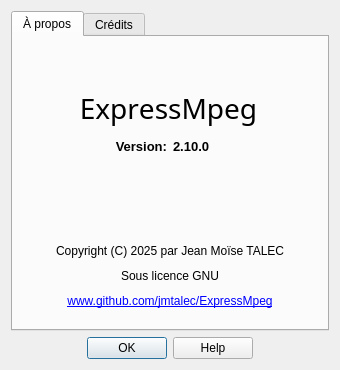
<?xml version="1.0" encoding="UTF-8"?>
<ui version="4.0">
 <class>Dialog</class>
 <widget class="QDialog" name="Dialog">
  <property name="geometry">
   <rect>
    <x>0</x>
    <y>0</y>
    <width>340</width>
    <height>370</height>
   </rect>
  </property>
  <property name="minimumSize">
   <size>
    <width>340</width>
    <height>370</height>
   </size>
  </property>
  <property name="maximumSize">
   <size>
    <width>340</width>
    <height>370</height>
   </size>
  </property>
  <property name="windowTitle">
   <string>À propos</string>
  </property>
  <property name="windowIcon">
   <iconset resource="source.qrc">
    <normaloff>:/root/src/help.png</normaloff>:/root/src/help.png</iconset>
  </property>
  <layout class="QVBoxLayout" name="verticalLayout">
   <item>
    <widget class="QTabWidget" name="tabWidget">
     <property name="cursor">
      <cursorShape>ArrowCursor</cursorShape>
     </property>
     <property name="currentIndex">
      <number>0</number>
     </property>
     <widget class="QWidget" name="tab">
      <attribute name="title">
       <string>À propos</string>
      </attribute>
      <layout class="QGridLayout" name="gridLayout">
       <property name="leftMargin">
        <number>34</number>
       </property>
       <property name="rightMargin">
        <number>34</number>
       </property>
       <property name="bottomMargin">
        <number>9</number>
       </property>
       <item row="1" column="0" colspan="2">
        <widget class="QFrame" name="frame_2">
         <property name="minimumSize">
          <size>
           <width>0</width>
           <height>0</height>
          </size>
         </property>
         <property name="frameShape">
          <enum>QFrame::NoFrame</enum>
         </property>
         <property name="frameShadow">
          <enum>QFrame::Raised</enum>
         </property>
         <layout class="QVBoxLayout" name="verticalLayout_3">
          <property name="spacing">
           <number>0</number>
          </property>
          <property name="leftMargin">
           <number>0</number>
          </property>
          <property name="topMargin">
           <number>0</number>
          </property>
          <property name="rightMargin">
           <number>3</number>
          </property>
          <property name="bottomMargin">
           <number>3</number>
          </property>
          <item>
           <widget class="QFrame" name="frame">
            <property name="frameShape">
             <enum>QFrame::NoFrame</enum>
            </property>
            <property name="frameShadow">
             <enum>QFrame::Raised</enum>
            </property>
            <layout class="QHBoxLayout" name="horizontalLayout">
             <item>
              <widget class="QLabel" name="label">
               <property name="maximumSize">
                <size>
                 <width>100</width>
                 <height>100</height>
                </size>
               </property>
               <property name="text">
                <string/>
               </property>
               <property name="pixmap">
                <pixmap resource="source.qrc">:/favicon/favicon/favicon128.png</pixmap>
               </property>
               <property name="scaledContents">
                <bool>true</bool>
               </property>
               <property name="alignment">
                <set>Qt::AlignHCenter|Qt::AlignTop</set>
               </property>
               <property name="textInteractionFlags">
                <set>Qt::LinksAccessibleByMouse</set>
               </property>
              </widget>
             </item>
            </layout>
           </widget>
          </item>
          <item>
           <widget class="QLabel" name="label_2">
            <property name="minimumSize">
             <size>
              <width>0</width>
              <height>0</height>
             </size>
            </property>
            <property name="maximumSize">
             <size>
              <width>16777215</width>
              <height>95</height>
             </size>
            </property>
            <property name="font">
             <font>
              <family>Helvetica Rounded</family>
              <pointsize>21</pointsize>
              <italic>false</italic>
              <bold>false</bold>
              <underline>false</underline>
              <strikeout>false</strikeout>
              <kerning>false</kerning>
             </font>
            </property>
            <property name="cursor">
             <cursorShape>IBeamCursor</cursorShape>
            </property>
            <property name="styleSheet">
             <string notr="true"/>
            </property>
            <property name="text">
             <string>ExpressMpeg</string>
            </property>
            <property name="alignment">
             <set>Qt::AlignCenter</set>
            </property>
            <property name="textInteractionFlags">
             <set>Qt::TextBrowserInteraction</set>
            </property>
           </widget>
          </item>
         </layout>
        </widget>
       </item>
       <item row="2" column="1">
        <widget class="QLabel" name="label_3">
         <property name="font">
          <font>
           <pointsize>10</pointsize>
           <bold>true</bold>
          </font>
         </property>
         <property name="cursor">
          <cursorShape>IBeamCursor</cursorShape>
         </property>
         <property name="text">
          <string>2.10.0</string>
         </property>
         <property name="alignment">
          <set>Qt::AlignLeading|Qt::AlignLeft|Qt::AlignTop</set>
         </property>
         <property name="textInteractionFlags">
          <set>Qt::TextBrowserInteraction</set>
         </property>
        </widget>
       </item>
       <item row="2" column="0">
        <widget class="QLabel" name="label_6">
         <property name="font">
          <font>
           <pointsize>10</pointsize>
           <bold>true</bold>
          </font>
         </property>
         <property name="cursor">
          <cursorShape>IBeamCursor</cursorShape>
         </property>
         <property name="text">
          <string>Version:</string>
         </property>
         <property name="alignment">
          <set>Qt::AlignRight|Qt::AlignTop|Qt::AlignTrailing</set>
         </property>
         <property name="textInteractionFlags">
          <set>Qt::TextBrowserInteraction</set>
         </property>
        </widget>
       </item>
       <item row="3" column="0" colspan="2">
        <widget class="QFrame" name="frame_3">
         <property name="frameShape">
          <enum>QFrame::NoFrame</enum>
         </property>
         <property name="frameShadow">
          <enum>QFrame::Raised</enum>
         </property>
         <layout class="QVBoxLayout" name="verticalLayout_2">
          <item>
           <widget class="QLabel" name="label_5">
            <property name="cursor">
             <cursorShape>IBeamCursor</cursorShape>
            </property>
            <property name="text">
             <string>Copyright (C) 2025 par Jean Moïse TALEC</string>
            </property>
            <property name="alignment">
             <set>Qt::AlignCenter</set>
            </property>
            <property name="textInteractionFlags">
             <set>Qt::TextBrowserInteraction</set>
            </property>
           </widget>
          </item>
          <item>
           <widget class="QLabel" name="label_4">
            <property name="text">
             <string>&lt;html&gt;&lt;head/&gt;&lt;body&gt;&lt;p&gt;Sous licence GNU&lt;/p&gt;&lt;/body&gt;&lt;/html&gt;</string>
            </property>
            <property name="alignment">
             <set>Qt::AlignCenter</set>
            </property>
            <property name="openExternalLinks">
             <bool>true</bool>
            </property>
            <property name="textInteractionFlags">
             <set>Qt::TextBrowserInteraction</set>
            </property>
           </widget>
          </item>
          <item>
           <widget class="QLabel" name="label_7">
            <property name="minimumSize">
             <size>
              <width>0</width>
              <height>0</height>
             </size>
            </property>
            <property name="text">
             <string>&lt;html&gt;&lt;head/&gt;&lt;body&gt;&lt;p&gt;&lt;span style=&quot; text-decoration: underline; color:#0000ff;&quot;&gt;www.github.com/jmtalec/ExpressMpeg&lt;/span&gt;&lt;/p&gt;&lt;/body&gt;&lt;/html&gt;</string>
            </property>
            <property name="alignment">
             <set>Qt::AlignCenter</set>
            </property>
            <property name="openExternalLinks">
             <bool>true</bool>
            </property>
            <property name="textInteractionFlags">
             <set>Qt::LinksAccessibleByMouse|Qt::TextSelectableByMouse</set>
            </property>
           </widget>
          </item>
         </layout>
        </widget>
       </item>
      </layout>
     </widget>
     <widget class="QWidget" name="tab_2">
      <attribute name="title">
       <string>Crédits</string>
      </attribute>
      <layout class="QVBoxLayout" name="verticalLayout_4">
       <item>
        <widget class="QTextBrowser" name="textBrowser_2">
         <property name="styleSheet">
          <string notr="true">QTextBrowser{
	background-color: rgba(255, 255, 255, 0);
}</string>
         </property>
         <property name="frameShape">
          <enum>QFrame::NoFrame</enum>
         </property>
         <property name="html">
          <string>&lt;!DOCTYPE HTML PUBLIC &quot;-//W3C//DTD HTML 4.0//EN&quot; &quot;http://www.w3.org/TR/REC-html40/strict.dtd&quot;&gt;
&lt;html&gt;&lt;head&gt;&lt;meta name=&quot;qrichtext&quot; content=&quot;1&quot; /&gt;&lt;meta charset=&quot;utf-8&quot; /&gt;&lt;style type=&quot;text/css&quot;&gt;
p, li { white-space: pre-wrap; }
hr { height: 1px; border-width: 0; }
li.unchecked::marker { content: &quot;\2610&quot;; }
li.checked::marker { content: &quot;\2612&quot;; }
&lt;/style&gt;&lt;/head&gt;&lt;body style=&quot; font-family:'Segoe UI'; font-size:9pt; font-weight:400; font-style:normal;&quot;&gt;
&lt;p style=&quot; margin-top:0px; margin-bottom:0px; margin-left:0px; margin-right:0px; -qt-block-indent:0; text-indent:0px;&quot;&gt;&lt;span style=&quot; font-size:16pt; font-weight:700;&quot;&gt;Crédits &lt;/span&gt;&lt;/p&gt;
&lt;p style=&quot;-qt-paragraph-type:empty; margin-top:0px; margin-bottom:0px; margin-left:0px; margin-right:0px; -qt-block-indent:0; text-indent:0px;&quot;&gt;&lt;br /&gt;&lt;/p&gt;
&lt;p style=&quot; margin-top:0px; margin-bottom:0px; margin-left:0px; margin-right:0px; -qt-block-indent:0; text-indent:0px;&quot;&gt;Codé par Jean Moïse TALEC&lt;/p&gt;
&lt;p style=&quot;-qt-paragraph-type:empty; margin-top:0px; margin-bottom:0px; margin-left:0px; margin-right:0px; -qt-block-indent:0; text-indent:0px;&quot;&gt;&lt;br /&gt;&lt;/p&gt;
&lt;p style=&quot; margin-top:0px; margin-bottom:0px; margin-left:0px; margin-right:0px; -qt-block-indent:0; text-indent:0px;&quot;&gt;ExpressMpeg est écrit en &lt;a href=&quot;https://www.python.org&quot;&gt;&lt;span style=&quot; text-decoration: underline; color:#0000ff;&quot;&gt;Python&lt;/span&gt;&lt;/a&gt;.&lt;/p&gt;
&lt;p style=&quot; margin-top:0px; margin-bottom:0px; margin-left:0px; margin-right:0px; -qt-block-indent:0; text-indent:0px;&quot;&gt;Il utilise les outils &lt;a href=&quot;https://www.qt.io/&quot;&gt;&lt;span style=&quot; text-decoration: underline; color:#0000ff;&quot;&gt;Qt&lt;/span&gt;&lt;/a&gt; et &lt;a href=&quot;https://www.ffmpeg.org/&quot;&gt;&lt;span style=&quot; text-decoration: underline; color:#0000ff;&quot;&gt;FFmpeg&lt;/span&gt;&lt;/a&gt;.&lt;/p&gt;
&lt;p style=&quot; margin-top:0px; margin-bottom:0px; margin-left:0px; margin-right:0px; -qt-block-indent:0; text-indent:0px;&quot;&gt;Les icones sont créées par &lt;a href=&quot;https://www.flaticon.com/&quot;&gt;&lt;span style=&quot; text-decoration: underline; color:#0000ff;&quot;&gt;Flaticon&lt;/span&gt;&lt;/a&gt;. &lt;/p&gt;&lt;/body&gt;&lt;/html&gt;</string>
         </property>
         <property name="textInteractionFlags">
          <set>Qt::LinksAccessibleByKeyboard|Qt::LinksAccessibleByMouse|Qt::TextBrowserInteraction|Qt::TextSelectableByKeyboard|Qt::TextSelectableByMouse</set>
         </property>
         <property name="openExternalLinks">
          <bool>true</bool>
         </property>
        </widget>
       </item>
      </layout>
     </widget>
    </widget>
   </item>
   <item>
    <widget class="QDialogButtonBox" name="buttonBox">
     <property name="minimumSize">
      <size>
       <width>0</width>
       <height>0</height>
      </size>
     </property>
     <property name="orientation">
      <enum>Qt::Horizontal</enum>
     </property>
     <property name="standardButtons">
      <set>QDialogButtonBox::Help|QDialogButtonBox::Ok</set>
     </property>
     <property name="centerButtons">
      <bool>true</bool>
     </property>
    </widget>
   </item>
  </layout>
 </widget>
 <resources>
  <include location="source.qrc"/>
  <include location="source.qrc"/>
 </resources>
 <connections>
  <connection>
   <sender>buttonBox</sender>
   <signal>accepted()</signal>
   <receiver>Dialog</receiver>
   <slot>accept()</slot>
   <hints>
    <hint type="sourcelabel">
     <x>248</x>
     <y>254</y>
    </hint>
    <hint type="destinationlabel">
     <x>157</x>
     <y>274</y>
    </hint>
   </hints>
  </connection>
  <connection>
   <sender>buttonBox</sender>
   <signal>rejected()</signal>
   <receiver>Dialog</receiver>
   <slot>reject()</slot>
   <hints>
    <hint type="sourcelabel">
     <x>316</x>
     <y>260</y>
    </hint>
    <hint type="destinationlabel">
     <x>286</x>
     <y>274</y>
    </hint>
   </hints>
  </connection>
 </connections>
</ui>
